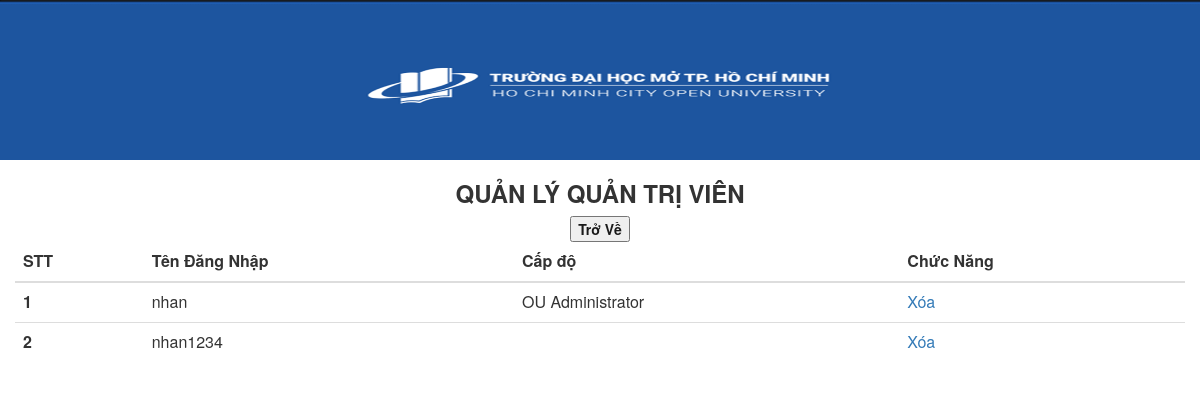
Page /admin/user/hienthiuser.php on the committed database.
### tables this page shows
CREATE TABLE `user` (
  `userid` int(10) NOT NULL,
  `username` varchar(50) NOT NULL,
  `password` varchar(50) NOT NULL,
  `level` int(2) NOT NULL
);

### admin/user/hienthiuser.php (the view, shortened to what this page needs)
<html lang="en">
<head>
    <link href="../../bootstrap/css/bootstrap.min.css" rel="stylesheet">
</head>
<center><img src="../../assets/img/Ban.png" width="100%" height="160px"></center>
<center>
    <body bgcolor="#CAFFFF">
        <?php
        $connect = new db();
        $conn = $connect->connect();
        ?>
        <div class="container">
            <div class="row">
                <h3 style="font-weight: bold"> QUẢN LÝ QUẢN TRỊ VIÊN</h3>
                <a href="../index.php?mod=capnhat" style="color: #1a1a1a;font-weight: bold"><button>Trở Về</button></a>
                <table class="table">
                    <thead>
                        <tr>
                            <th>STT</th>
                            <th>Tên Đăng Nhập</th>
                            <th>Cấp độ</th>
                            <th>Chức Năng</td>
                        </tr>
                    </thead>
                    <tbody>
                        <?php
                        $stt = 1;
                        $sql = "SELECT * FROM user";
                        $query = mysqli_query($conn, $sql);
                        while ($data = mysqli_fetch_assoc($query)) {
                            ?>
                            <tr>
                                <th scope="row">
                                    <?php echo $stt++ ?>
                                </th>
                                <td>
                                    <?php echo $data["username"]; ?>
                                </td>
                                <td>
                                    <?php
                                    if ($data["level"] == 1) {
                                        echo "OU Administrator";
                                    } else {
                                    }
                                    ?>
                                </td>
                                <td><a href="xoauser.php?id=<?php echo $data["username"]; ?>">Xóa</a></td>
                            </tr>
                            <?php
                        }
                        ?>
                    </tbody>
                </table>
            </div>
        </div>
    </body>
</center>
</html>

### rows in the picture
user: username "nhan", level "OU Administrator"
user: username "nhan1234"
